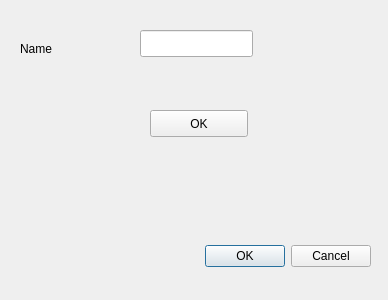
<?xml version="1.0" encoding="UTF-8"?>
<ui version="4.0">
 <class>Dialog</class>
 <widget class="QDialog" name="Dialog">
  <property name="geometry">
   <rect>
    <x>0</x>
    <y>0</y>
    <width>388</width>
    <height>300</height>
   </rect>
  </property>
  <property name="windowTitle">
   <string>Dialog</string>
  </property>
  <widget class="QDialogButtonBox" name="buttonBox">
   <property name="geometry">
    <rect>
     <x>30</x>
     <y>240</y>
     <width>341</width>
     <height>32</height>
    </rect>
   </property>
   <property name="orientation">
    <enum>Qt::Horizontal</enum>
   </property>
   <property name="standardButtons">
    <set>QDialogButtonBox::Cancel|QDialogButtonBox::Ok</set>
   </property>
  </widget>
  <widget class="QPushButton" name="pushButton">
   <property name="geometry">
    <rect>
     <x>150</x>
     <y>110</y>
     <width>98</width>
     <height>27</height>
    </rect>
   </property>
   <property name="text">
    <string>OK</string>
   </property>
  </widget>
  <widget class="QLineEdit" name="lineEdit">
   <property name="geometry">
    <rect>
     <x>140</x>
     <y>30</y>
     <width>113</width>
     <height>27</height>
    </rect>
   </property>
  </widget>
  <widget class="QLabel" name="label">
   <property name="geometry">
    <rect>
     <x>20</x>
     <y>40</y>
     <width>66</width>
     <height>17</height>
    </rect>
   </property>
   <property name="text">
    <string>Name</string>
   </property>
  </widget>
  <widget class="QLabel" name="label_2">
   <property name="geometry">
    <rect>
     <x>30</x>
     <y>170</y>
     <width>331</width>
     <height>51</height>
    </rect>
   </property>
   <property name="font">
    <font>
     <pointsize>12</pointsize>
     <weight>75</weight>
     <italic>true</italic>
     <bold>true</bold>
    </font>
   </property>
   <property name="text">
    <string/>
   </property>
  </widget>
 </widget>
 <resources/>
 <connections>
  <connection>
   <sender>buttonBox</sender>
   <signal>accepted()</signal>
   <receiver>Dialog</receiver>
   <slot>accept()</slot>
   <hints>
    <hint type="sourcelabel">
     <x>248</x>
     <y>254</y>
    </hint>
    <hint type="destinationlabel">
     <x>157</x>
     <y>274</y>
    </hint>
   </hints>
  </connection>
  <connection>
   <sender>buttonBox</sender>
   <signal>rejected()</signal>
   <receiver>Dialog</receiver>
   <slot>reject()</slot>
   <hints>
    <hint type="sourcelabel">
     <x>316</x>
     <y>260</y>
    </hint>
    <hint type="destinationlabel">
     <x>286</x>
     <y>274</y>
    </hint>
   </hints>
  </connection>
 </connections>
</ui>
